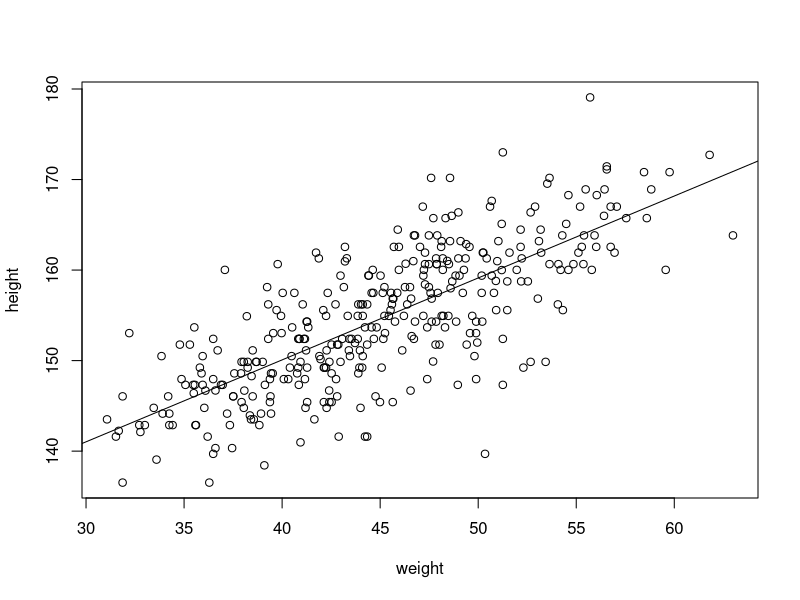
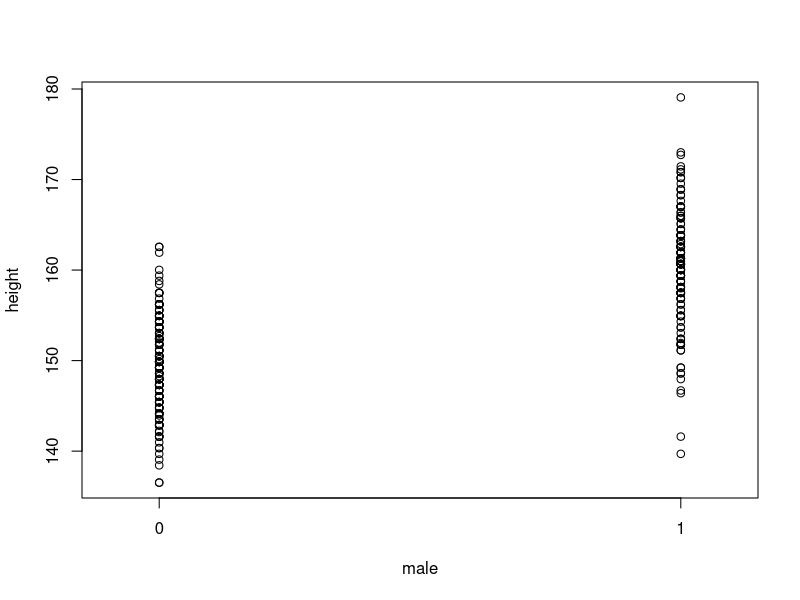
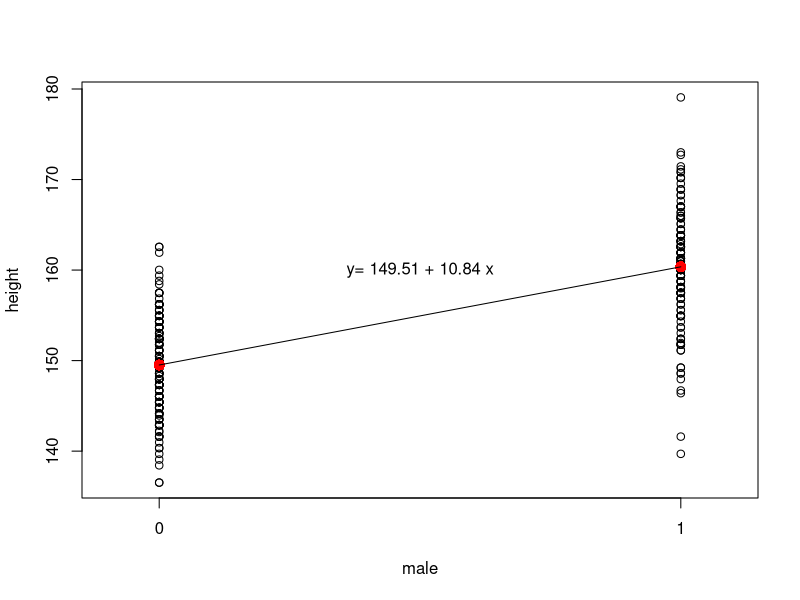
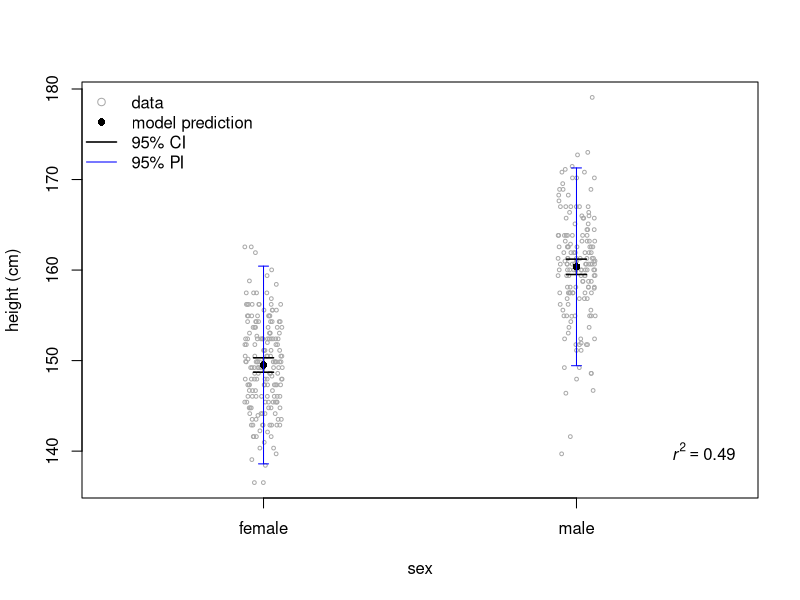

These charts were generated, in order, by the following R code: (Note: this script raises an error after producing the figures.)
## ---- chunk 1
d <- read.csv("iKung_HeightWeight.csv")
d2 <- d[d$age>=18,c(5,6)] # subset the dataframe to only include the height and weight variables of adults over the age of 18
d2 <- na.omit(d2) # remove the rows of the new dataframe that contain NAs.
## ---- chunk 2
m1 <- lm(height~weight,data=d2)
plot(height~weight,data=d2)
abline(m1)
## ---- chunk 3
d <- read.csv("iKung_HeightWeight.csv")
d1 <- d[d$age>=18,c(4,5,6)] # subset the dataframe to only include sex, height, and weight variables of adults over the age of 18
d1 <- droplevels(na.omit(d1)) # remove rows containing NAs
head(d1)
## ---- chunk 4
str(d1) 
## ---- chunk 5
d1$male_factor <- as.factor(d1$male)
str(d1)
## ---- chunk 6
plot(c(min(d1$height),max(d1$height))~c(-0.1,1.1),type="n",xaxt="n",xlab="male",ylab="height")
axis(1,at = c(0,1),labels = c("0","1"),)
points(d1$male,d1$height)
## ---- chunk 7
m1 <- lm(height~male_factor,data=d1)
summary(m1)
## ---- chunk 8
plot(c(min(d1$height),max(d1$height))~c(-0.1,1.1),type="n",xaxt="n",xlab="male",ylab="height")
axis(1,at = c(0,1),labels = c("0","1"),)
points(d1$male,d1$height)
points(0,coef(m1)[1],col="red",pch=16,cex=1.5)
points(1,coef(m1)[1]+coef(m1)[2],col="red",pch=16,cex=1.5)
curve(coef(m1)[1]+coef(m1)[2]*x,add=T,from=0,to=1)
text(0.5,160,labels=paste("y=",round(coef(m1)[1],2),"+",round(coef(m1)[2],2),"x"))
## ---- chunk 9
newdat <- as.data.frame(d1[unique(d1$male_factor),"male_factor"])
names(newdat)<-"male_factor"
predPI <- cbind.data.frame(newdat,predict(m1,newdata=newdat,interval = "p")) # prediction intervals
(predCI <- cbind.data.frame(newdat,predict(m1,newdata=newdat,interval = "c"))) # confidence intervals
## ---- chunk 10
# set up the plot
plot(c(min(d1$height),max(d1$height))~c(-0.5,1.5),type="n",xaxt="n",xlab="sex",ylab="height (cm)")
axis(1,at = c(0,1),labels = c("female","male"),)

# add raw data points to the plot, adding a small amount of jitter to give a better visualization of data density
points(jitter(d1$male,factor=0.3),d1$height,cex=0.5,pch=1,col="darkgray")

# add estimates of the means of each group
points(0,predCI$fit[1],col=1,pch=16)
points(1,predCI$fit[2],col=1,pch=16)

# add confidence intervals
arrows(x0=0,x1=0,y0=predCI$lwr[1],predCI$upr[1],angle = 90,code = 3,length = 0.1,col=1,lwd=1.5)
arrows(x0=1,x1=1,y0=predCI$lwr[2],predCI$upr[2],angle = 90,code = 3,length = 0.1,col=1,lwd=1.5)

# add prediction intervals
arrows(x0=0,x1=0,y0=predPI$lwr[1],predPI$upr[1],angle = 90,code = 3,length = 0.05,col="blue",lwd=1,lty=1)
arrows(x0=1,x1=1,y0=predPI$lwr[2],predPI$upr[2],angle = 90,code = 3,length = 0.05,col="blue",lwd=1,lty=1)

# add a goodness of fit measure - how much variation in the data is explained by the predictor variable?
r.squared <- round(summary(m1)$r.squared,3)
text(x = 1.4,y=140,bquote(~italic(r)^2==.(r.squared)))

legend("topleft",legend = c("data","model prediction","95% CI","95% PI"),lwd = c(1,1,1.5,1),lty=c(0,0,1,1),pch=c(1,16,NA,NA),col=c("darkgray","black","black","blue"),bty="n")
## ---- chunk 11
zed <- cbind.data.frame(c(1,2,3,4,5,6,7),c(1,1,0,0,0,0,0),c(0,0,1,1,1,0,0),c(0,0,0,0,0,1,1))
names(zed) <- c("patient","drug_1","drug_2","drug_3")
zed
## ---- chunk 12
knitr::include_graphics("pics/OffspringSize.pdf")
## ---- chunk 13
require(MASS)
## ---- chunk 14
m2 <- lm(bwt~as.factor(race),data=birthwt)
summary(m2)
## ---- chunk 15
birthwt$race_diff_baseline <- factor(birthwt$race,levels=c("3","2","1")) # create a new variable and specify the order of the factors
m3 <- lm(bwt~race_diff_baseline,data=birthwt) # fit a model with our new predictor variable
summary(m3)
